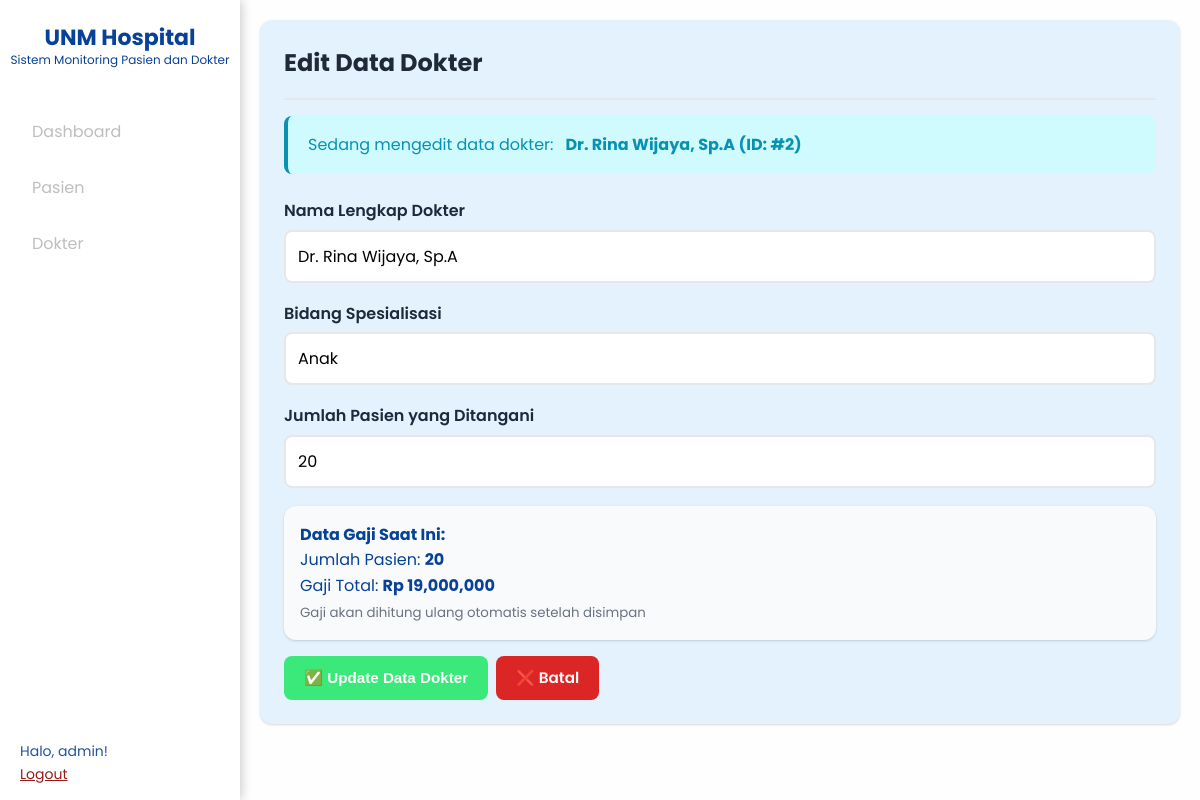
/dokter/edit/2 (signed in), run on the app's committed database.
### project_uas2/project_uas/main.py (models this page shows, shortened)
class Dokter(db.Model):
    id = db.Column(db.Integer, primary_key=True)
    nama = db.Column(db.String(200), nullable=False)
    spesialisasi = db.Column(db.String(200), nullable=False)
    jumlah_pasien = db.Column(db.Integer, nullable=False, default=0)
    gaji = db.Column(db.Integer, nullable=True)
    tanggal_bergabung = db.Column(db.Date, default=date.today)

### project_uas2/project_uas/main.py (the view, shortened to what this page needs)
@app.route('/dokter/edit/<int:dokter_id>', methods=['GET', 'POST'])
@login_required
def edit_dokter(dokter_id):
    dokter = Dokter.query.get_or_404(dokter_id)
    return render_template('edit_dokter.html', dokter=dokter)

### project_uas2/project_uas/main.py (called while the page is built)
def login_required(f):
    @wraps(f)
    def decorated(*args, **kwargs):
        if 'username' not in session:
            flash('Silakan login terlebih dahulu!', 'warning')
            return redirect(url_for('login'))
        return f(*args, **kwargs)
    return decorated

### project_uas2/project_uas/templates/edit_dokter.html (shortened to what this page needs)
{% extends "base.html" %}
{% block content %}
<div class="card">
    <div class="card-header">
        <h1 class="card-title">Edit Data Dokter</h1>
    </div>
    <div class="card-body">
        <div class="alert alert-info">
            Sedang mengedit data dokter: <strong>{{ dokter.nama }} (ID: #{{ dokter.id }})</strong>
        </div>
        <form method="POST" action="{{ url_for('edit_dokter', dokter_id=dokter.id) }}">
            <div class="form-group">
                <label for="nama" class="form-label">Nama Lengkap Dokter</label>
                <input type="text" id="nama" name="nama" class="form-control"
                       value="{{ dokter.nama }}" required>
            </div>
            <div class="form-group">
                <label for="spesialisasi" class="form-label">Bidang Spesialisasi</label>
                <input type="text" id="spesialisasi" name="spesialisasi" class="form-control"
                       value="{{ dokter.spesialisasi }}" required>
            </div>
            <div class="form-group">
                <label for="jumlah_pasien" class="form-label">Jumlah Pasien yang Ditangani</label>
                <input type="number" id="jumlah_pasien" name="jumlah_pasien" class="form-control"
                       value="{{ dokter.jumlah_pasien }}" min="0" max="1000" required>
            </div>
            <div class="card" style="background: #f9fafb; padding: 1rem; margin-bottom: 1rem;">
                <p><strong>Data Gaji Saat Ini:</strong></p>
                <p>Jumlah Pasien: <strong>{{ dokter.jumlah_pasien }}</strong></p>
                <p>Gaji Total: <strong>Rp {{ "{:,.0f}".format(dokter.gaji) }}</strong></p>
                <small style="color: #6b7280;">Gaji akan dihitung ulang otomatis setelah disimpan</small>
            </div>
            <div class="btn-group">
                <button type="submit" class="btn btn-success">
                    ✅ Update Data Dokter
                </button>
                <a href="{{ url_for('dokter') }}" class="btn btn-danger">
                    ❌ Batal
                </a>
            </div>
        </form>
    </div>
</div>
{% endblock %}

### project_uas2/project_uas/static/style.css (style rules this page uses)
* { margin: 0; padding: 0; box-sizing: border-box; }
:root { --primary-color: #084298; --secondary-color: #1e40af; --success-color: #3be87a; --danger-color: #dc2626; --warning-color: #e3cc00; --info-color: #0891b2; --dark-color: #1f2937; --light-color: #f9fafb; --border-color: #e5e7eb; --text-color: #212529; --shadow: 0 1px 3px 0 rgba(0, 0, 0, 0.1), 0 1px 2px 0 rgba(0, 0, 0, 0.06); --shadow-lg: 0 10px 15px -3px rgba(0, 0, 0, 0.1), 0 4px 6px -2px rgba(0, 0, 0, 0.05); }
body { font-family: 'Segoe UI', Tahoma, Geneva, Verdana, sans-serif; background: rgb(255, 254, 254); min-height: 100vh; color: var(--text-color); line-height: 1.6; font-family: 'Poppins', sans-serif; }
.card { background: #E3F2FD; border-radius: 12px; box-shadow: var(--shadow); padding: 1.5rem; margin-bottom: 1.5rem; transition: transform 0.3s ease, box-shadow 0.3s ease; color: #084298; }
.card-header { border-bottom: 2px solid var(--border-color); padding-bottom: 1rem; margin-bottom: 1rem; }
.card-title { font-size: 1.5rem; font-weight: 700; color: var(--dark-color); margin: 0; }
.card-body { padding: 0; }
.btn { padding: 0.625rem 1.25rem; border: none; border-radius: 8px; font-weight: 600; cursor: pointer; text-decoration: none; display: inline-block; transition: all 0.3s ease; font-size: 0.95rem; }
.btn-success { background: var(--success-color); color: white; }
.btn-danger { background: var(--danger-color); color: white; }
.btn-group { display: flex; gap: 0.5rem; }
.form-group { margin-bottom: 1.5rem; }
.form-label { display: block; margin-bottom: 0.5rem; font-weight: 600; color: var(--dark-color); }
.form-control { width: 100%; padding: 0.75rem; border: 2px solid var(--border-color); border-radius: 8px; font-size: 1rem; transition: all 0.3s ease; font-family: inherit; }
.alert { padding: 1rem 1.25rem; border-radius: 8px; margin-bottom: 1.5rem; display: flex; align-items: center; gap: 0.75rem; animation: slideDown 0.3s ease; }
.alert-info { background: #cffafe; color: var(--info-color); border-left: 4px solid var(--info-color); }
.container label { font-weight: 600; margin-bottom: 6px; display: block; color: #1e293b; }
.form-group { margin-bottom: 18px; }

### data on the page
Dokter: nama "Dr. Rina Wijaya, Sp.A", id "2", spesialisasi "Anak", jumlah_pasien "20", gaji "19,000,000"

### other printed values
{{ session.username }} "admin"
